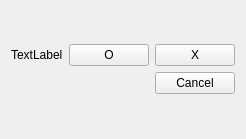
<?xml version="1.0" encoding="UTF-8"?>
<ui version="4.0">
 <class>MyForm</class>
 <widget class="QWidget" name="MyForm">
  <property name="geometry">
   <rect>
    <x>0</x>
    <y>0</y>
    <width>211</width>
    <height>139</height>
   </rect>
  </property>
  <property name="windowTitle">
   <string>Form</string>
  </property>
  <layout class="QVBoxLayout" name="verticalLayout_2">
   <item>
    <layout class="QVBoxLayout" name="verticalLayout">
     <item>
      <layout class="QHBoxLayout" name="horizontalLayout">
       <item>
        <widget class="QLabel" name="label">
         <property name="text">
          <string>TextLabel</string>
         </property>
        </widget>
       </item>
       <item>
        <widget class="QPushButton" name="pushButton_2">
         <property name="text">
          <string>O</string>
         </property>
        </widget>
       </item>
       <item>
        <widget class="QPushButton" name="pushButton">
         <property name="text">
          <string>X</string>
         </property>
        </widget>
       </item>
      </layout>
     </item>
     <item>
      <layout class="QHBoxLayout" name="horizontalLayout_2">
       <item>
        <spacer name="horizontalSpacer">
         <property name="orientation">
          <enum>Qt::Horizontal</enum>
         </property>
         <property name="sizeHint" stdset="0">
          <size>
           <width>40</width>
           <height>20</height>
          </size>
         </property>
        </spacer>
       </item>
       <item>
        <widget class="QPushButton" name="pushButton_3">
         <property name="text">
          <string>Cancel</string>
         </property>
        </widget>
       </item>
      </layout>
     </item>
    </layout>
   </item>
  </layout>
 </widget>
 <resources/>
 <connections/>
</ui>
